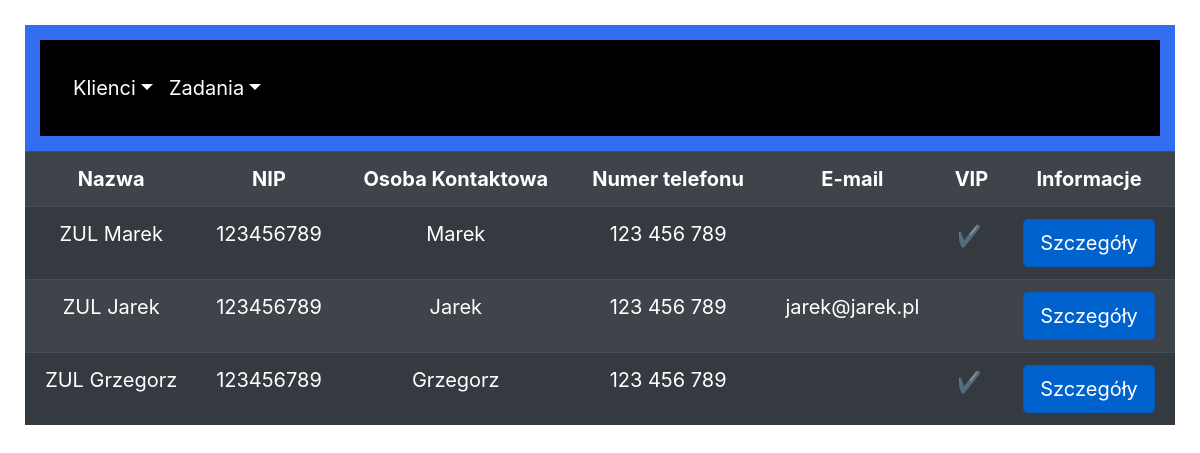
The page / on the database its author committed.
### crm/models.py (models this page shows, shortened)
class Client(models.Model):
    name = models.CharField(max_length=200, verbose_name='Nazwa')
    vat_number = models.CharField(max_length=13, verbose_name='NIP')
    contact_person = models.CharField(max_length=30, verbose_name='Osoba kontaktowa')
    phone_number = models.CharField(max_length=11, verbose_name='Numer telefonu')
    e_mail = models.EmailField(blank=True, verbose_name='Adres e-mail')
    comments = models.CharField(max_length=500, blank=True, verbose_name='Komentarz')
    vip = models.BooleanField()
    date = models.DateTimeField(default=timezone.now)

### crm/views.py (the view)
# urls.py: path('', views.AllClientView.as_view(), name='clients'),
class AllClientView(ListView):
    model = Client
    context_object_name = 'clients'
    ordering = ['-date']

### crm/templates/crm/client_list.html (shortened to what this page needs)
{% extends "crm/base.html" %}
{% load static %}
{% block content %}
<div class="container-fluid">
    <div class="row">
      <table class="table table-dark table-striped">
          <tr>
              <th>Nazwa</th>
              <th>NIP</th>
              <th>Osoba Kontaktowa</th>
              <th>Numer telefonu</th>
              <th>E-mail</th>
              <th>VIP</th>
              <th>Informacje</th>
          </tr>
          <tr>
          {% for client in clients %}
              <td> {{ client.name }} </td>
              <td>  {{ client.vat_number }} </td>
              <td>  {{ client.contact_person }} </td>
              <td> {{ client.phone_number }} </td>
              <td> {{ client.e_mail }} </td>
              <td> {% if client.vip %}
                        <img src="{% static 'images/success.svg' %}", width="25" height="25">
                   {% endif %}
              </td>
              <td><a href="{% url 'crm:client_details' client.id %}" class="btn btn-primary btn-lg active" role="button" aria-pressed="true">Szczegóły</a></td>
          </tr>
          {% endfor %}
      </table>
    </div>
</div>
{% endblock %}

### crm/static/css/style.css (style rules this page uses)
body { text-align: center; margin-top: 25px; margin-bottom: 25px; margin-left: 25px; margin-right: 25px; font-size: 20px; }
a { color: #ffff; }

### rows shown on the page
Client: name "ZUL Marek", vat_number "123456789", contact_person "Marek", phone_number "123 456 789", vip True (drawn)
Client: name "ZUL Jarek", vat_number "123456789", contact_person "Jarek", phone_number "123 456 789", e_mail "jarek@jarek.pl"
Client: name "ZUL Grzegorz", vat_number "123456789", contact_person "Grzegorz", phone_number "123 456 789", vip True (drawn)
